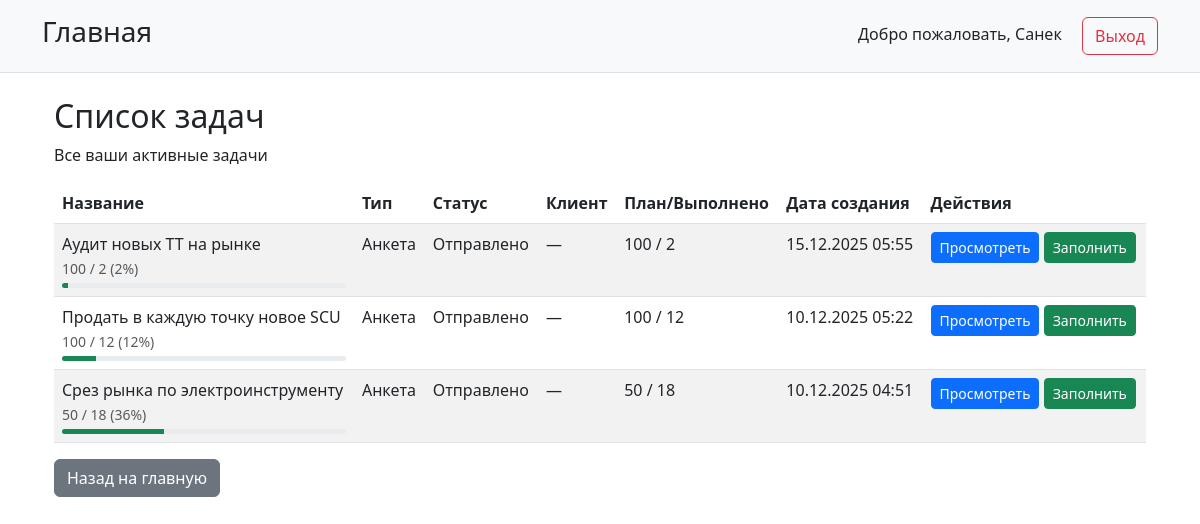
The page /tasks/list/ (signed in) on the database as committed earlier.
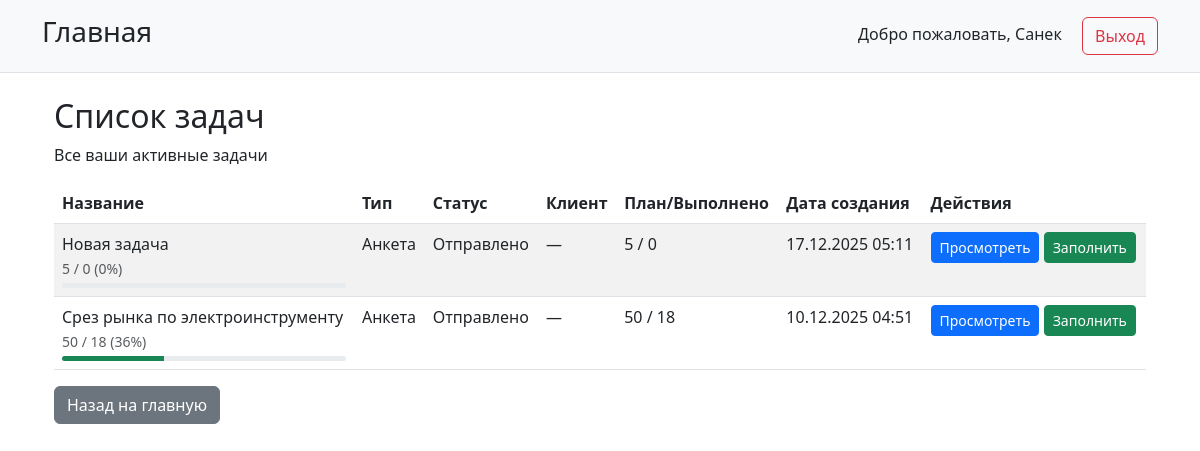
The same page on the database as committed later.
### tasks/models.py (models this page shows, shortened)
class Task(models.Model):
    title = models.CharField(_('Название задачи'), max_length=200)
    description = models.TextField(_('Описание'), blank=True, null=True)
    task_type = models.CharField(
        _('Тип задачи'),
        max_length=20,
        choices=TaskType.choices
    )
    status = models.CharField(
        _('Статус'),
        max_length=20,
        choices=TaskStatus.choices,
        default=TaskStatus.DRAFT
    )
    is_active = models.BooleanField(_('Активная'), default=True)
    assigned_to = models.ForeignKey(
        CustomUser,
        on_delete=models.SET_NULL,
        null=True,
        blank=True,
        limit_choices_to={'role': UserRoles.EMPLOYEE},
        verbose_name=_('Назначено сотруднику')
    )
    client = models.ForeignKey(
        Client,
        on_delete=models.SET_NULL,
        null=True,
        blank=True,
        verbose_name=_('Клиент')
    )
    created_by = models.ForeignKey(
        CustomUser,
        on_delete=models.SET_NULL,
        null=True,
        related_name='created_tasks',
        limit_choices_to={'role': UserRoles.MODERATOR},
        verbose_name=_('Создано модератором')
    )
    created_at = models.DateTimeField(_('Создано'), auto_now_add=True)
    updated_at = models.DateTimeField(_('Обновлено'), auto_now=True)
    moderator_comment = models.TextField(
        _('Комментарий модератора'),
        blank=True,
        null=True
    )
    target_count = models.PositiveIntegerField(
        _('Целевое количество ответов'),
        default=0,
        help_text=_('Для анкет: сколько клиентов нужно опросить')
    )
    current_count = models.PositiveIntegerField(
        _('Текущее количество ответов'),
        default=0
    )
    def get_completion_percentage(self):
        if self.task_type == TaskType.SURVEY and self.target_count > 0:
            return min(100, int((self.current_count / self.target_count) * 100))
        return 0
    class Meta:
        verbose_name = _('Задача')
        verbose_name_plural = _('Задачи')
        ordering = ['-created_at']

### tasks/views.py (the view)
# urls.py: path('list/', views.TaskListView.as_view(), name='task_list'),
class TaskListView(LoginRequiredMixin, ListView):
    model = Task
    template_name = 'tasks/task_list.html'
    context_object_name = 'tasks'
    paginate_by = 10
    def get_queryset(self):
        user = self.request.user
        if user.role == 'EMPLOYEE':
            return Task.objects.filter(
                status__in=[TaskStatus.SENT, TaskStatus.REWORK, TaskStatus.ON_CHECK],
                is_active=True
            ).filter(
                Q(assigned_to=user) | Q(assigned_to__isnull=True)
            ).order_by('-created_at')
        elif user.role == 'MODERATOR':
            return Task.objects.all().order_by('-created_at')
        return Task.objects.none()
    def get_context_data(self, **kwargs):
        context = super().get_context_data(**kwargs)
        context['title'] = _('Список задач')
        context['user_role'] = self.request.user.role
        return context

### templates/tasks/task_list.html (shortened to what the changed rows need)
{% extends 'base.html' %}
{% load i18n %}
{% block content %}
<div class="container mt-4">
    <div class="row">
        <div class="col-md-12">
            <h2>{% trans 'Список задач' %}</h2>
            {% if tasks %}
                <div class="table-responsive">
                    <table class="table table-striped">
                        <thead>
                            <tr>
                                <th>{% trans 'Название' %}</th>
                                <th>{% trans 'Тип' %}</th>
                                <th>{% trans 'Статус' %}</th>
                                <th>{% trans 'Клиент' %}</th>
                                <th>{% trans 'План/Выполнено' %}</th>
                                <th>{% trans 'Дата создания' %}</th>
                                <th>{% trans 'Действия' %}</th>
                            </tr>
                        </thead>
                        <tbody>
                            {% for task in tasks %}
                                <tr>
                                    <td>
                                        {{ task.title }}
                                        {% if task.task_type == 'SURVEY' %}
                                            <br>
                                            <small class="text-muted">
                                                {{ task.target_count }} / {{ task.current_count }}
                                                {% if task.target_count > 0 %}
                                                    ({{ task.get_completion_percentage }}%)
                                                {% endif %}
                                            </small>
                                            {% if task.target_count > 0 %}
                                                <div class="progress" style="height: 5px; margin-top: 3px;">
                                                    <div class="progress-bar bg-success" role="progressbar"
                                                         style="width: {{ task.get_completion_percentage }}%"
                                                         aria-valuenow="{{ task.get_completion_percentage }}"
                                                         aria-valuemin="0"
                                                         aria-valuemax="100">
                                                    </div>
                                                </div>
                                            {% endif %}
                                        {% endif %}
                                    </td>
                                    <td>{{ task.get_task_type_display }}</td>
                                    <td>{{ task.get_status_display }}</td>
                                    <td>{{ task.client.name|default:"—" }}</td>
                                    <td>
                                        {% if task.task_type == 'SURVEY' %}
                                            {{ task.target_count }} / {{ task.current_count }}
                                        {% else %}
                                            —
                                        {% endif %}
                                    </td>
                                    <td>{{ task.created_at|date:"d.m.Y H:i" }}</td>
                                    <td>
                                        <a href="{% url 'tasks:task_detail' task.pk %}" class="btn btn-sm btn-primary">{% trans 'Просмотреть' %}</a>
                                        {% if user.role == 'EMPLOYEE' %}
                                            {% if task.task_type == 'SURVEY' %}
                                                {% if task.status != 'COMPLETED' %}
                                                    <a href="{% url 'tasks:survey_response' task.pk %}" class="btn btn-sm btn-success">{% trans 'Заполнить' %}</a>
                                                {% endif %}
                                            {% else %}
                                                <a href="#" class="btn btn-sm btn-success">{% trans 'Выполнить' %}</a>
                                            {% endif %}
                                        {% endif %}
                                    </td>
                                </tr>
                            {% endfor %}
                        </tbody>
                    </table>
                </div>
            {% else %}
                <div class="alert alert-info">
                    {% trans 'У вас нет активных задач.' %}
                </div>
            {% endif %}
        </div>
    </div>
</div>
{% endblock %}

Rows that differ between the two databases and show on the page:
removed Task: title "Аудит новых ТТ на рынке", target_count "100", current_count "2", get_completion_percentage "2", task_type "Анкета", status "Отправлено", client.name "—", created_at "15.12.2025 05:55"
no longer on this page (row edited): Task: title "Продать в каждую точку новое SCU", target_count "100", current_count "12", get_completion_percentage "12", task_type "Анкета", status "Отправлено", client.name "—", created_at "10.12.2025 05:22"
added Task: title "Новая задача", target_count "5", current_count "0", get_completion_percentage "0", task_type "Анкета", status "Отправлено", client.name "—", created_at "17.12.2025 05:11"
